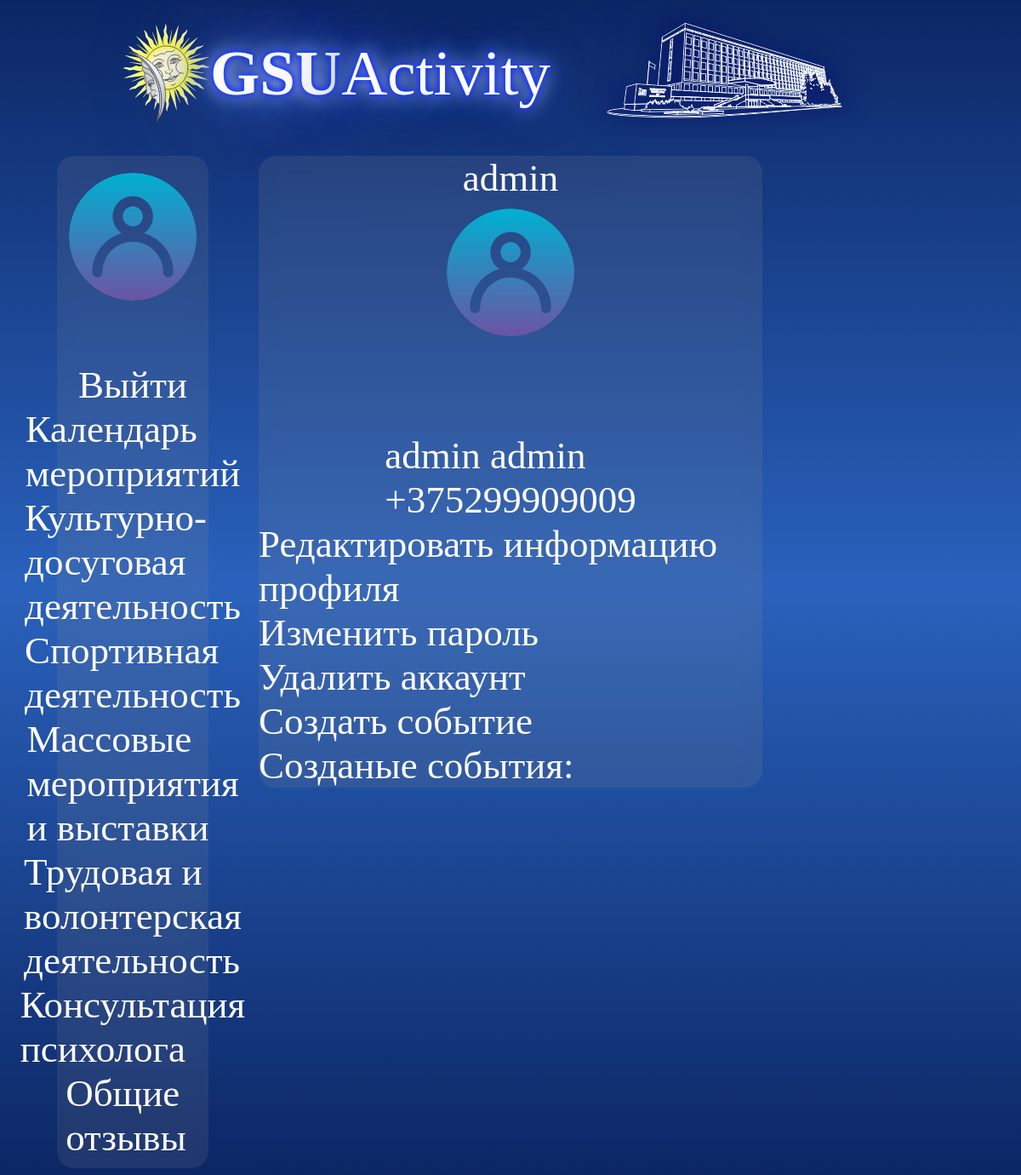
/accounts/profile/ (signed in), run on the app's committed database.
### news/models.py (models this page shows)
class AdvUser(AbstractUser):
    fac = (
        ('bio','Биологический факультет'),
        ('geo','Геолого-географический факультет'),
        ('ist','Факультет истории и межкультурных коммуникаций'),
        ('in','Факультет иностранных языков'),
        ('mat','Факультет математитики и ТП'),
        ('psi','Факультет психологии и педагогики'),
        ('fiz','Факультет физики и ИТ'),
        ('ffk','Факультет физической культуры'),
        ('fil','Филологический факультет'),
        ('eko','Экономический факультет'),
        ('yr','Юридичесий факультет'),
        )
    is_activated = models.BooleanField(default=True, db_index=True,verbose_name='Прошел активацию?')
    avatar = models.ImageField(null=True, blank=True, upload_to="image/profile/")
    phone_num = models.CharField(unique = True, null = True, blank = False, max_length=13)
    faculty = models.CharField(null = True, blank = True,choices=fac,max_length=50)
    group = models.CharField(null = True, blank = True,max_length=10)
    class Meta(AbstractUser.Meta):
        pass

### news/views.py (the view)
# urls.py: path('accounts/profile/', profile, name='profile'),
@login_required
def profile(request):
    posts = Post.objects.filter(zapisi=request.user.id)
    your_posts = Post.objects.filter(author=request.user.pk)
    return render(request, 'news/profile.html', {'posts': posts,'your_posts':your_posts})

### news/templates/news/profile.html (shortened to what this page needs)
{% extends "layout/basic.html" %}
{% block content %}
<div class="profile">
	{{user.username }}
	{% if user.avatar %}
      <img class="avatar" src="{{ user.avatar.url }}"><br><br>
    {% else %}
      <img class="avatar" src="\static\news\user.png"><br><br>
    {% endif %}
	{{user.first_name}} {{user.last_name}}<br>
	{{user.phone_num}}<br>
	<div>
		<a href="{% url 'news:profile_change' %}"  class="link">Редактировать информацию профиля</a><br>
		<a href="{% url 'news:password_change' %}"  class="link">Изменить пароль</a><br>
		<a href="{% url 'news:profile_delete' %}"  class="link">Удалить аккаунт</a><br>
		{% if user.is_superuser == 1 %}
		<a href="{% url 'news:add' %}"  class="link">Создать событие</a><br>
		Созданые события:<br>
		{% endif %}
	</div>
</div>
{% endblock %}

### news/static/news/style.css (style rules this page uses)
body { font-size: 150px; background: hsla(222, 79%, 22%, 1); background: linear-gradient(90deg, hsla(222, 79%, 22%, 1) 0%, hsla(217, 64%, 45%, 1) 50%, hsla(222, 79%, 22%, 1) 100%); background: -moz-linear-gradient(90deg, hsla(222, 79%, 22%, 1) 0%, hsla(217, 64%, 45%, 1) 50%, hsla(222, 79%, 22%, 1) 100%); background: -webkit-linear-gradient(90deg, hsla(222, 79%, 22%, 1) 0%, hsla(217, 64%, 45%, 1) 50%, hsla(222, 79%, 22%, 1) 100%); filter: progid: DXImageTransform.Microsoft.gradient( startColorstr="#0C2766", endColorstr="#2961BC", GradientType=1 ); background-attachment: fixed; background-size: cover; }
.avatar { width: 150px; height: 150px; border-radius: 50%; padding: 10px; }
.link { text-decoration: none; color: #fffcff; }
.profile { margin-bottom: 5px; border-radius: 20px; backdrop-filter: blur(10px); background: rgba(150, 150, 150, 0.15); font-size: 100%; display: flex; align-items: center; flex-direction: column; }

### data on the page
AdvUser: username "admin", first_name "admin", last_name "admin", phone_num "+375299909009"
